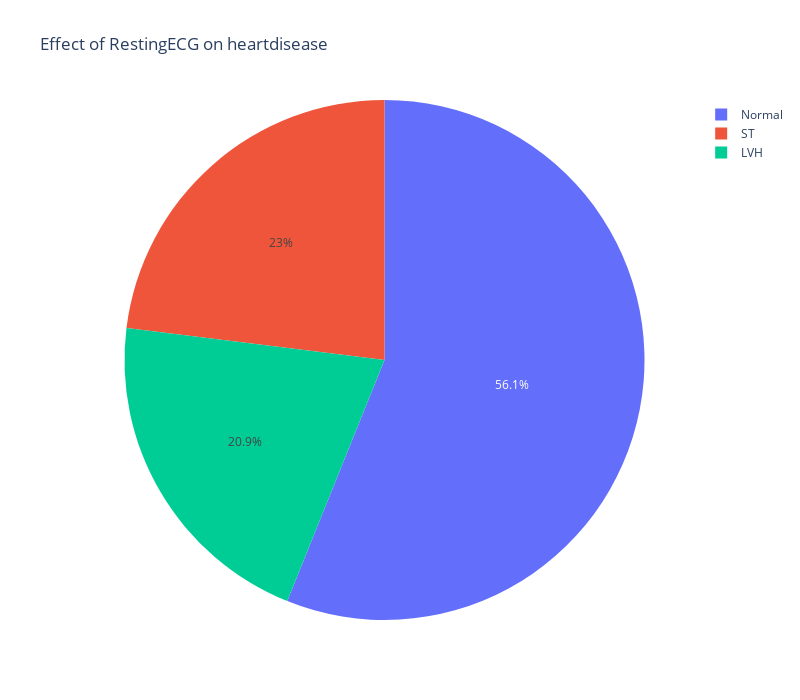

The notebook cell this image was saved under:
### Code cell
fig = px.pie(dataset, values='HeartDisease', names='RestingECG',
             title="Effect of RestingECG on heartdisease",
             height=700, width=800)

fig.show()

### Figure 1 — Plotly figure (JSON) as saved in the notebook; plotly's stock layout.template omitted (floating-point values rounded to 4 significant figures; data arrays with more than 128 entries replaced by an {"elided": "..."} marker saying what was removed)
{"data": [{"domain": {"x": [0, 1], "y": [0, 1]}, "hovertemplate": "RestingECG=%{label}<br>HeartDisease=%{value}<extra></extra>", "labels": {"elided": "918 str values"}, "legendgroup": "", "name": "", "showlegend": true, "type": "pie", "values": {"elided": "918 int values"}}], "layout": {"height": 700, "legend": {"tracegroupgap": 0}, "title": {"text": "Effect of RestingECG on heartdisease"}, "width": 800}}
